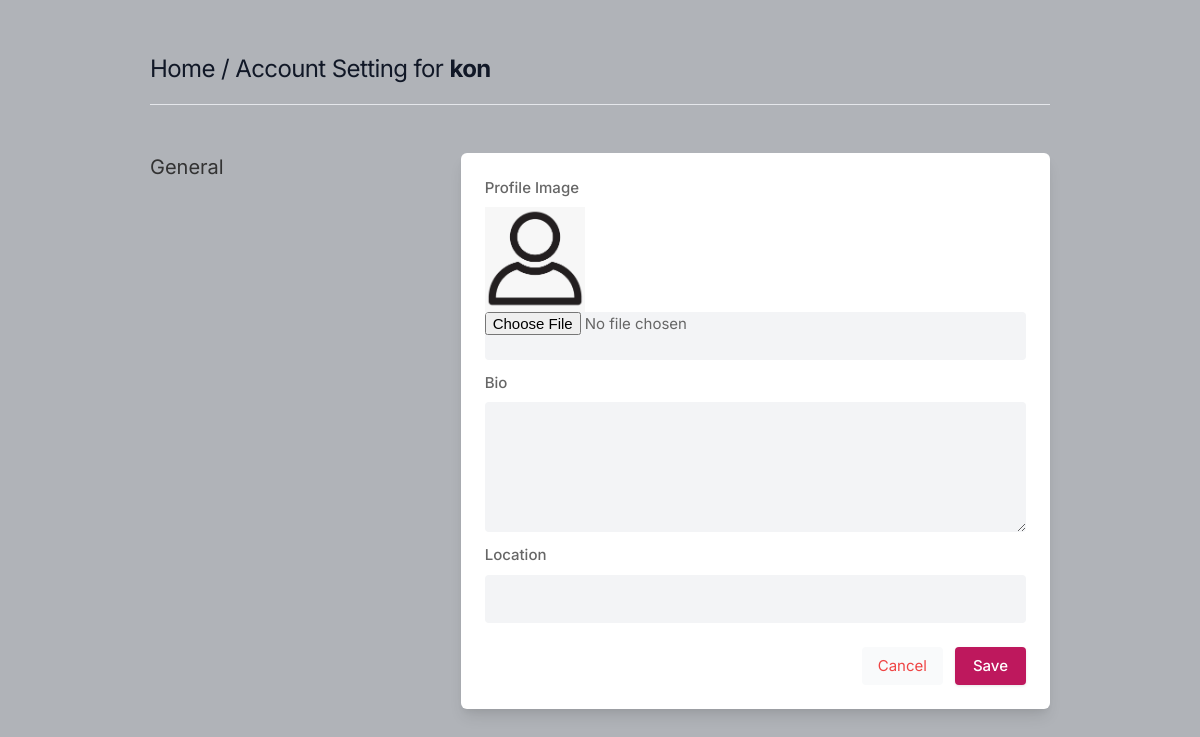
Page /settings (signed in) on the earlier database version.
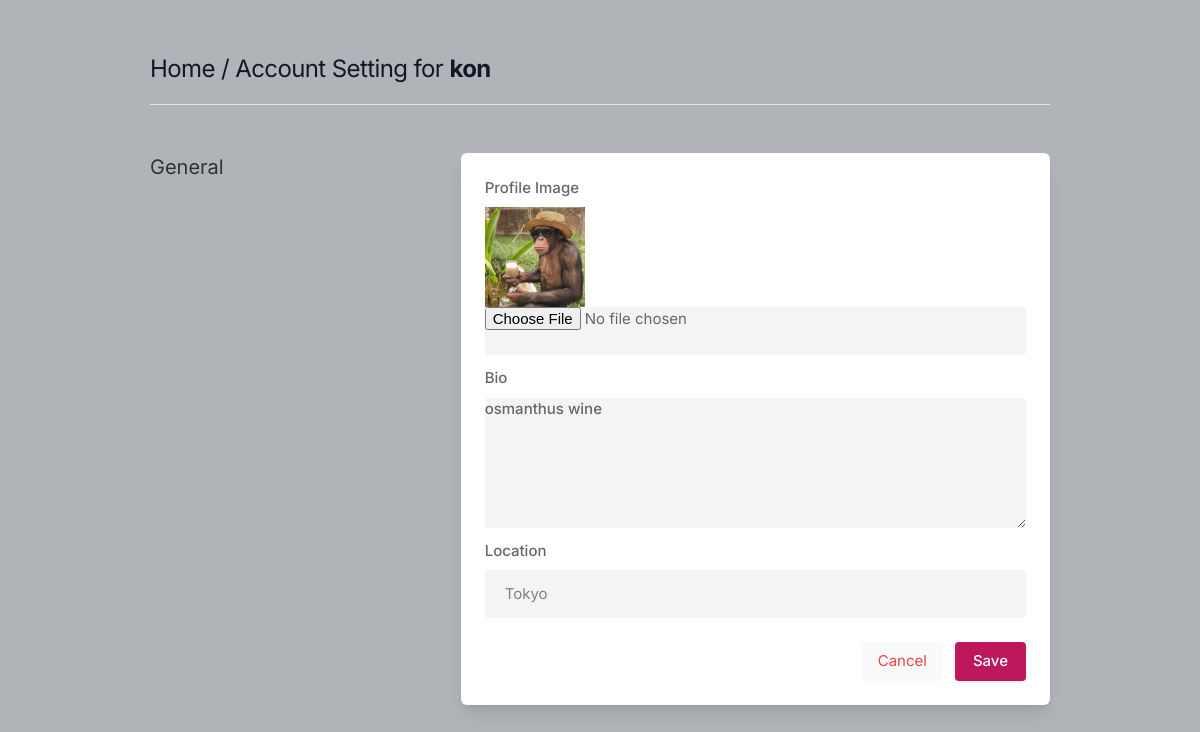
Same page on the later database version.
### core/models.py (models this page shows, shortened)
class Profile(models.Model):
    user = models.ForeignKey(User, on_delete=models.CASCADE)
    id_user = models.IntegerField()
    bio = models.TextField(blank=True)
    profileimg = models.ImageField(upload_to='profile_images', default='blank-profile-picture.png')
    location = models.CharField(max_length=100, blank=True)

### core/views.py (the view, shortened to what this page needs)
# urls.py: path('settings', views.settings, name='settings')
@login_required(login_url='signin')
def settings(request):
    user_profile= Profile.objects.get(user=request.user)
    return render(request, 'setting.html', {'user_profile': user_profile})

### templates/setting.html (shortened to what this page needs)
{% load static %}
<!DOCTYPE html>
<html lang="en">
<head>
    <link rel="stylesheet" href="{% static 'assets/css/icons.css' %}">
    <link rel="stylesheet" href="{% static 'assets/css/uikit.css' %}">
    <link rel="stylesheet" href="{% static 'assets/css/style.css' %}">
    <link rel="stylesheet" href="{% static 'assets/css/tailwind.css' %}">
</head>
<body>
            <div class="container m-auto">
                <h1 class="text-2xl leading-none text-gray-900 tracking-tight mt-3"><a href="/">Home</a> / Account Setting for <b>{{user.username}}</b> </h1>
                <br>
                <hr>
                <div class="grid lg:grid-cols-3 mt-12 gap-8">
                    <div>
                        <h3 class="text-xl mb-2"> General</h3>
                    </div>
                    <div class="bg-white rounded-md lg:shadow-lg shadow col-span-2">
                    <form action="" method="POST" enctype="multipart/form-data">
                       <div class="grid grid-cols-2 gap-3 lg:p-6 p-4">
                            <div class="col-span-2">
                                <label for=""> Profile Image</label>
                                <img width = "100" height = "100" src="{{user_profile.profileimg.url}}">
                                <input type="file" name ="image" value="" class="shadow-none bg-gray-100">
                            </div>
                            <div class="col-span-2">
                                <label for="about">Bio</label>
                                <textarea id="about" name="bio" rows="3"  class="shadow-none bg-gray-100">{{user_profile.bio}}</textarea>
                            </div>
                            <div class="col-span-2">
                                <label for=""> Location</label>
                                <input type="text" name ="location" value="{{user_profile.location}}" class="shadow-none bg-gray-100">
                            </div>
                       </div>
                       <div class="bg-gray-10 p-6 pt-0 flex justify-end space-x-3">
                           <button class="p-2 px-4 rounded bg-gray-50 text-red-500"><a href="/">Cancel</a></button>
                           <button type="submit" class="button bg-blue-700"> Save </button>
                       </div>
                    </form>
                    </div>
                    </div>
                    <br>
                </div>
</body>
</html>

### static/assets/css/style.css (style rules this page uses)
body { background-color: #B0B3B8!important; }
button { vertical-align: middle; }
span.button, button.button { background-color: #be185d; top: 0; color: #fff; position: relative; padding: 8px 18px; line-height: 22px; position: relative; font-weight: 500; font-size: 15px; display: inline-block; -webkit-transition: all 0.2s ease-in-out; transition: all 0.2s ease-in-out; cursor: pointer; overflow: hidden; border: none; border-radius: 4px; -webkit-box-shadow: 0 1px 3px rgba(0, 0, 0, 0.1); box-shadow: 0 1px 3px rgba(0, 0, 0, 0.1); }
input { height: 48px; line-height: 48px; padding: 0 20px; outline: none; font-size: 15px; color: #808080; max-width: 100%; width: 100%; -webkit-box-sizing: border-box; box-sizing: border-box; display: block; font-weight: 400; opacity: 1; border-radius: 4px; border: none; -webkit-box-shadow: 0 1px 4px 0px rgba(0, 0, 0, 0.12); box-shadow: 0 1px 4px 0px rgba(0, 0, 0, 0.12); }
input[type="text"], input[type="password"], input[type="email"], input[type="number"] { height: 48px; line-height: 48px; padding: 0 20px; outline: none; font-size: 15px; color: #808080; max-width: 100%; width: 100%; -webkit-box-sizing: border-box; box-sizing: border-box; display: block; font-weight: 400; opacity: 1; border-radius: 4px; border: none; -webkit-box-shadow: 0 1px 4px 0px rgba(0, 0, 0, 0.12); box-shadow: 0 1px 4px 0px rgba(0, 0, 0, 0.12); }
textarea { height: 48px; line-height: 48px; padding: 0 20px; outline: none; font-size: 15px; color: #808080; margin: 0 0 16px 0; max-width: 100%; width: 100%; -webkit-box-sizing: border-box; box-sizing: border-box; display: block; background-color: #fff; font-weight: 500; opacity: 1; border-radius: 4px; border: none; -webkit-box-shadow: 0 1px 4px 0px rgba(0, 0, 0, 0.12); box-shadow: 0 1px 4px 0px rgba(0, 0, 0, 0.12); }
input { -webkit-transition: all 0.1s ease-in-out; transition: all 0.1s ease-in-out; }
::placeholder { color: #808080; opacity: 1; }
textarea { height: auto; line-height: 27px; padding: 20px; min-height: 130px; -webkit-transition: none !important; transition: none !important; min-width: 100%; }
label, legend { display: block; font-weight: bold; font-size: 15px; font-weight: 500; margin-bottom: 8px; }
button { border: none; margin: 0; padding: 0; width: auto; overflow: visible; background: transparent; color: inherit; font: inherit; line-height: normal; cursor: pointer; }
a { color: #be185d; -webkit-transition: 0.3s; transition: 0.3s; outline: none !important; }
button { outline: none !important; }
img { max-width: 100%; }
body { color: #666; font-size: 15px; line-height: 27px; background-color: #f0f2f5; font-family: "Inter", sans-serif; text-transform: none; }
h1, h2, h3, h4, h5, h6 { font-family: "Inter", sans-serif; text-transform: none; }
input[type="text"], input[type="password"], input[type="email"] { font-family: "Inter", sans-serif; text-transform: none; }
textarea, select { font-family: "Inter", sans-serif; text-transform: none; }
button, body .pac-container { font-family: "Inter", sans-serif; text-transform: none; }
h1, h2, h3, h4, h5, h6 { color: #333; font-weight: 500; margin: 0; padding: 0; }
h1 { font-size: 32px; }
h3 { font-size: 22px; }
b, strong { font-weight: 700 !important; }
@media (min-width: 1024px) { .container { max-width: 900px !important; padding-top: 45px; } }
.shadow-none { -webkit-box-shadow: none !important; box-shadow: none !important; }

Differences in the rows shown:
changed Profile: profileimg: picture added in place of a placeholder; bio (not shown) → "osmanthus wine"; location (not shown) → "Tokyo"
